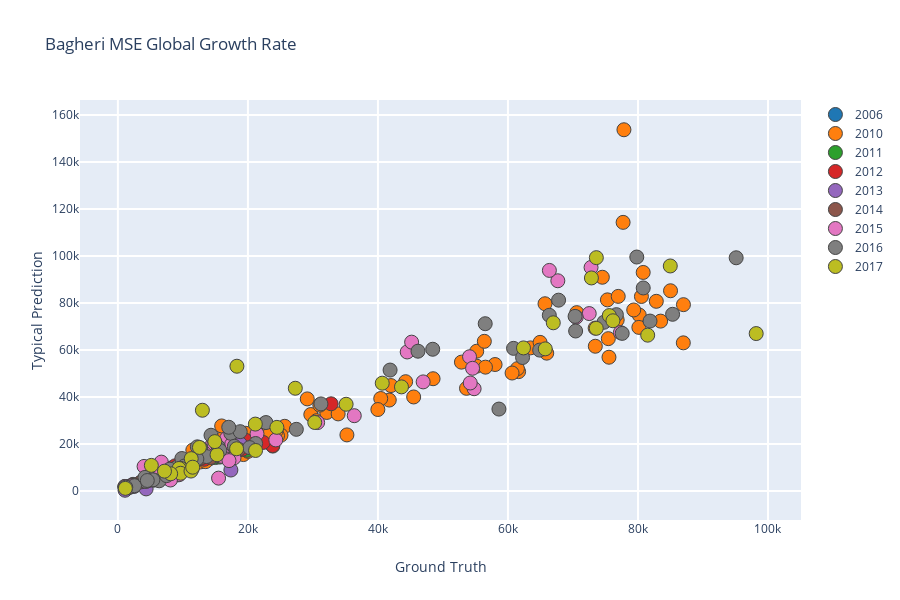

Notebook cell for this chart:
### Markdown cell above
### Bagheri MSE with Global Growth Rate

### Code cell
make_ploty_scatter(bag_ggf_aadt, 'Bagheri MSE Global Growth Rate')
